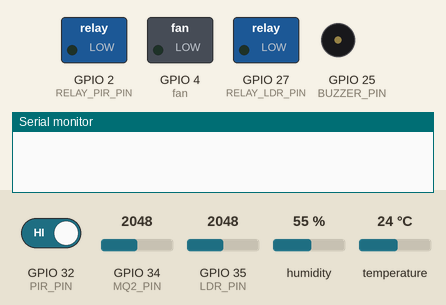
A sketch run on a simulated ESP32. Shown: switched loads named in the sketch (green lamp = pin HIGH), buzzer (waves = sounding, pin HIGH), the last lines printed to the serial monitor. The inputs (shaded band) are chosen by the test bench; at power-on: GPIO 32 (PIR_PIN) HIGH, temperature 24 °C, GPIO 35 (LDR_PIN) = 2048, GPIO 34 (MQ2_PIN) = 2048, humidity 55 %. WiFi joins after 1.5 s; servers stay silent unless stated.

Above: at 3.0 s.
3.1 s: GPIO 32 (PIR_PIN) driven LOW
At 4.1 s:
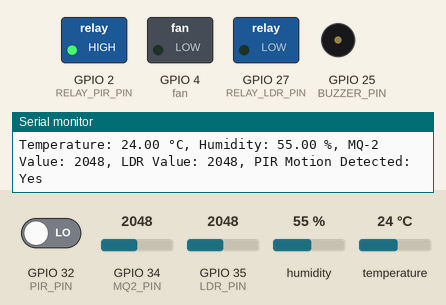
5.3 s: temperature set to 29 °C
7.0 s: temperature set to 32 °C
At 9.0 s:
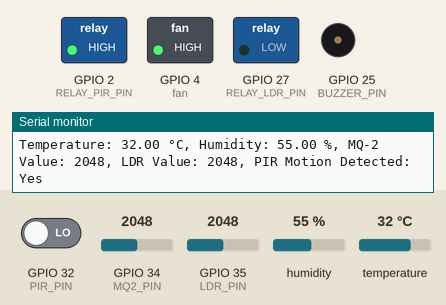
9.3 s: GPIO 35 (LDR_PIN) set to 2957
11.1 s: GPIO 35 (LDR_PIN) set to 3048
At 13.1 s:
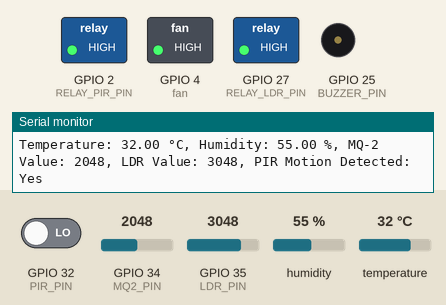
13.4 s: GPIO 34 (MQ2_PIN) set to 3459
15.1 s: GPIO 34 (MQ2_PIN) set to 3527
At 17.1 s:
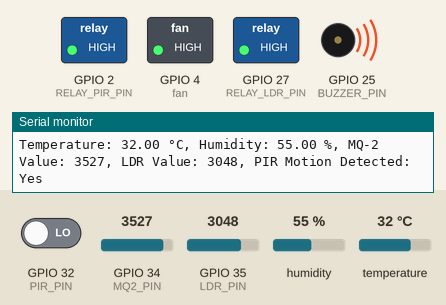
Timing chart, 0 to 18.5 s (numbered marks = the images above; inputs shaded):
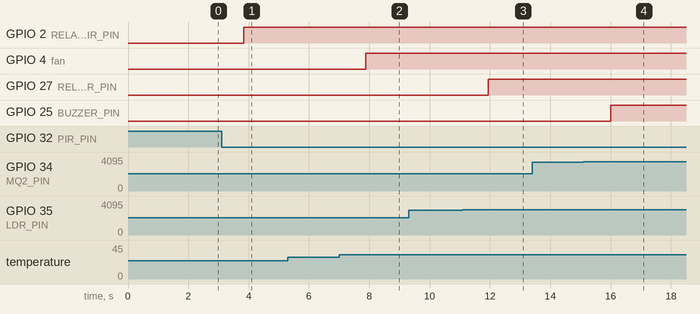

Measured:
- the behaviour switches between 30 and 31 °C on temperature (found by bisection; images 1 and 2)
- the behaviour switches between 3000 and 3001 on GPIO 35 (LDR_PIN) (found by bisection; images 2 and 3)
- the behaviour switches between 3500 and 3501 on GPIO 34 (MQ2_PIN) (found by bisection; images 3 and 4)
- after the input at 3.1 s, GPIO 2 (RELAY_PIR_PIN): LOW → HIGH after 0.73 s
- after the input at 7.0 s, GPIO 4 (fan): LOW → HIGH after 0.89 s
- after the input at 11.1 s, GPIO 27 (RELAY_LDR_PIN): LOW → HIGH after 0.84 s
- after the input at 15.1 s, GPIO 25 (BUZZER_PIN): LOW → HIGH after 0.90 s

The sketch:

Home_Automation.ino
```cpp
#define BLYNK_TEMPLATE_ID "TMPL3OyvB85WU"
#define BLYNK_TEMPLATE_NAME "Home Automation"
#define BLYNK_AUTH_TOKEN "AM2Mwh1JoGFMC-D8FSKe0bGsUoqDGT9V"

#define BLYNK_PRINT Serial
#include <WiFi.h>
#include <BlynkSimpleEsp32.h>
char auth[] = "AM2Mwh1JoGFMC-D8FSKe0bGsUoqDGT9V";
char ssid[] = "projectpulse";  // Type your Wi-Fi name
char pass[] = "hailucky123";   // Type your Wi-Fi password


#include <DHT.h>

#define DHTPIN 13
#define DHTTYPE DHT11
#define MQ2_PIN 34
#define LDR_PIN 35
#define PIR_PIN 32
#define RELAY_LDR_PIN 27
#define RELAY_PIR_PIN 2
#define BUZZER_PIN 25
int fan=4;

DHT dht(DHTPIN, DHTTYPE);
BlynkTimer timer;

void setup() {
  Serial.begin(115200);
  Blynk.begin(auth, ssid, pass);
  dht.begin();
  pinMode(PIR_PIN, INPUT);
  pinMode(RELAY_LDR_PIN, OUTPUT);
  pinMode(fan, OUTPUT);
  pinMode(RELAY_PIR_PIN, OUTPUT);
  pinMode(BUZZER_PIN, OUTPUT);
  digitalWrite(RELAY_LDR_PIN, LOW);
  digitalWrite(RELAY_PIR_PIN, LOW);
  digitalWrite(BUZZER_PIN, LOW);
  timer.setInterval(2000L, sendSensor);
}

void loop() {
  Blynk.run();
  timer.run();

}
void sendSensor()
{
  float humidity = dht.readHumidity();
  float temperature = dht.readTemperature();
  int mq2Value = analogRead(MQ2_PIN);
  int ldrValue = analogRead(LDR_PIN);
  int pirValue = digitalRead(PIR_PIN);
   Blynk.virtualWrite(V0, temperature); // Send temperature to Blynk
  Blynk.virtualWrite(V1, humidity);    // Send humidity to Blynk
  Blynk.virtualWrite(V3, mq2Value);
  Blynk.virtualWrite(V2, ldrValue);
  Serial.print("Temperature: ");
  Serial.print(temperature);
  Serial.print(" °C, Humidity: ");
  Serial.print(humidity);
  Serial.print(" %, MQ-2 Value: ");
  Serial.print(mq2Value);
  Serial.print(", LDR Value: ");
  Serial.print(ldrValue);
  Serial.print(", PIR Motion Detected: ");
  Serial.println(pirValue == LOW? "Yes" : "No");

  if (temperature > 30) {
    digitalWrite(fan, HIGH);
  } else {
    digitalWrite(fan, LOW);
  }
  if (ldrValue > 3000) {
    digitalWrite(RELAY_LDR_PIN, HIGH);
  } else {
    digitalWrite(RELAY_LDR_PIN, LOW);
  }

  if (pirValue == LOW) {
    digitalWrite(RELAY_PIR_PIN, HIGH);
  } else {
    digitalWrite(RELAY_PIR_PIN, LOW);
  }

  if (mq2Value > 3500) {
    digitalWrite(BUZZER_PIN, HIGH);
  } else {
    digitalWrite(BUZZER_PIN, LOW);
  }

  delay(2000);
}
```
